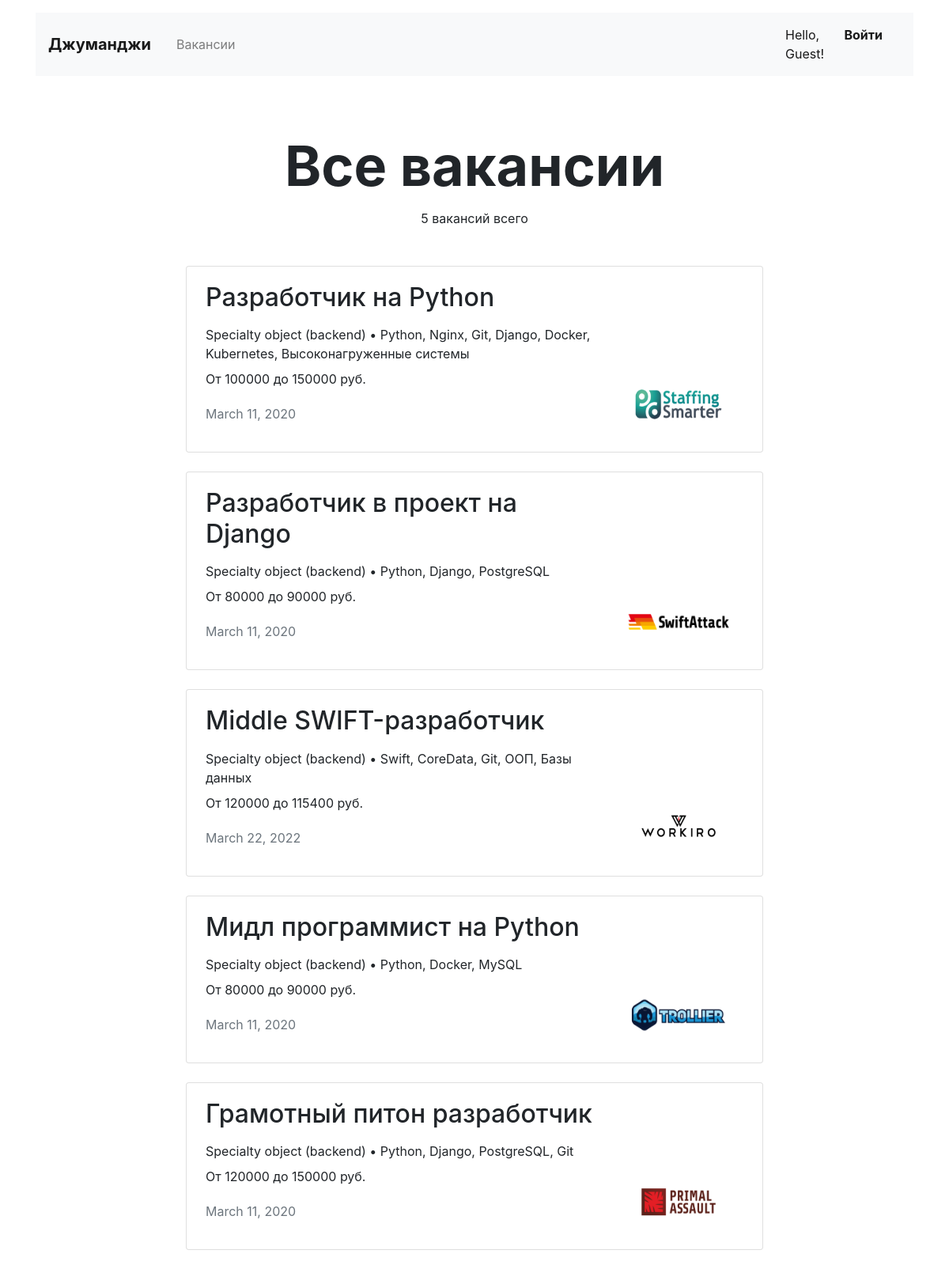
Page /vacancies/ on the committed database.
### job_service/models.py (models this page shows)
class Vacancy(models.Model):
    title = models.CharField(max_length=64)
    specialty = models.ForeignKey(Specialty, on_delete=models.CASCADE, related_name='vacancies')
    company = models.ForeignKey(Company, on_delete=models.CASCADE, related_name='vacancies')
    skills = models.CharField(max_length=64)
    description = models.TextField()
    salary_min = models.IntegerField()
    salary_max = models.IntegerField()
    published_at = models.DateField()

class Specialty(models.Model):
    code = models.CharField(max_length=64, primary_key=True)
    title = models.CharField(max_length=64)
    picture = models.ImageField(upload_to=MEDIA_SPECIALITY_IMAGE_DIR,  null=True)

class Company(models.Model):
    name = models.CharField(max_length=64)
    location = models.CharField(max_length=64)
    logo = models.ImageField(upload_to=MEDIA_COMPANY_IMAGE_DIR, null=True)
    description = models.TextField()
    employee_count = models.IntegerField()
    owner = models.OneToOneField(User, on_delete=models.CASCADE, related_name='company', null=True, blank=True)

### job_service/views.py (the view)
# urls.py: path('vacancies/', all_vacancies.as_view()),
class all_vacancies(View):
    def get(self, request):
        return render(request, 'vacancies.html', context={'vacancies': Vacancy.objects.all()})

### templates/vacancies.html (shortened to what this page needs)
{% extends 'base.html' %}
{% block container %}
  <main class="container mt-3">
    <section>
      <h1 class="h1 text-center mx-auto mt-4 pt-5" style="font-size: 70px;"><strong>Все вакансии</strong></h1>
      <p class="text-center pt-1">{{ vacancies.count }} вакансий всего</p>
      <div class="row mt-5">
        <div class="col-12 col-lg-8 offset-lg-2 m-auto">
          {% for vac in vacancies %}
          <div class="card mb-4">
            <div class="card-body px-4">
              <div class="row">
                <div class="col-12 col-md-8 col-lg-9">
                  <h2 class="h2 pb-2">{{vac.title}}</h2>
                  <p class="mb-2">{{vac.specialty}} • {{vac.skills}}</p>
                  <p>От {{vac.salary_min}} до {{vac.salary_max}} руб.</p>
                  <p class="text-muted pt-1">{{vac.published_at}}</p>
                </div>
                <div class="col-12 col-md-4 col-lg-3 d-flex align-items-end">
                  <a href="#"><img src="{{vac.company.logo.url}}" width="130" height="80" alt=""></a>
                </div>
              </div>
            </div>
          </div>
          {% endfor %}
        </div>
      </div>
    </section>
  </main>
  {% endblock %}

### rows in the picture
Vacancy: title "Разработчик на Python", specialty "Specialty object (backend)", skills "Python, Nginx, Git, Django, Docker, Kubernetes, Высоконагруженные системы", salary_min "100000", salary_max "150000", published_at "March 11, 2020", company.logo (picture)
Vacancy: title "Разработчик в проект на Django", specialty "Specialty object (backend)", skills "Python, Django, PostgreSQL", salary_min "80000", salary_max "90000", published_at "March 11, 2020", company.logo (picture)
Vacancy: title "Middle SWIFT-разработчик", specialty "Specialty object (backend)", skills "Swift, CoreData, Git, ООП, Базы данных", salary_min "120000", salary_max "115400", published_at "March 22, 2022", company.logo (picture)
Vacancy: title "Мидл программист на Python", specialty "Specialty object (backend)", skills "Python, Docker, MySQL", salary_min "80000", salary_max "90000", published_at "March 11, 2020", company.logo (picture)
Vacancy: title "Грамотный питон разработчик", specialty "Specialty object (backend)", skills "Python, Django, PostgreSQL, Git", salary_min "120000", salary_max "150000", published_at "March 11, 2020", company.logo (picture)

### other values in the picture
{{ user.username|default:'Guest' }} "Guest"
{{ vacancies.count }} "5"
